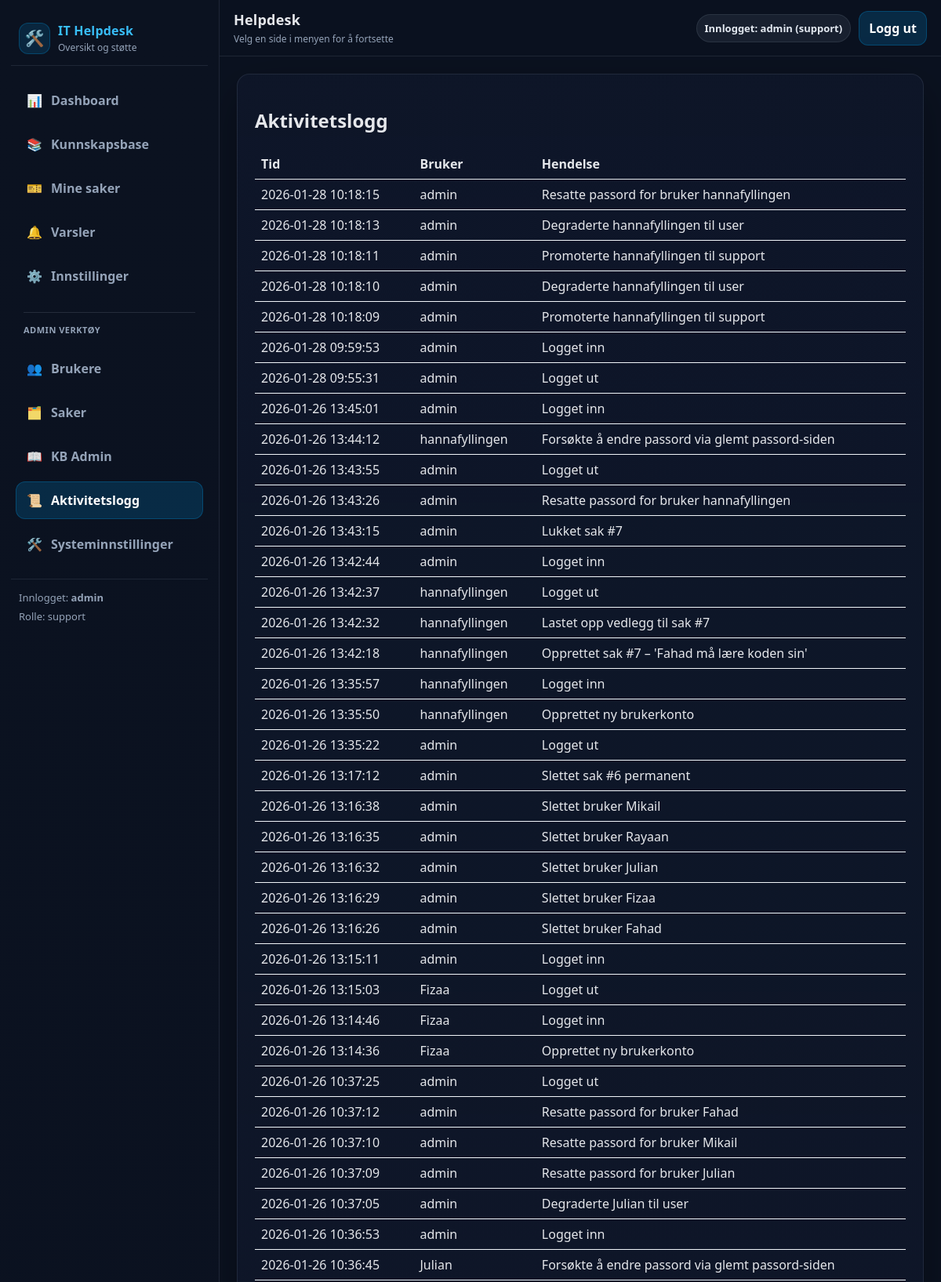
/admin/activity (signed in, upper part), run on the app's committed database.
### tables this page shows
CREATE TABLE activity (
            id INTEGER PRIMARY KEY AUTOINCREMENT,
            user TEXT NOT NULL,
            details TEXT NOT NULL,
            created_at TEXT NOT NULL DEFAULT (datetime('now'))
        );

### routes.py (the view)
@bp.route("/admin/activity")
def activity_log():
    user = current_user()
    if not user:
        return redirect(url_for("main.login"))
    if current_role() != "support":
        abort(403)
    try:
        entries = get_activity(200)
    except Exception as e:
        logger.error(f"Activity log error: {e}")
        entries = []
    return render_template("logs.html", log_entries=entries)

### __init__.py (called while the page is built)
def create_app():
    app = Flask(__name__)
    app.config.from_object(Config)
    init_mail(app)
    @app.after_request
    def set_security_headers(response):
        response.headers['X-Content-Type-Options'] = 'nosniff'
        response.headers['X-Frame-Options'] = 'DENY'
        response.headers['X-XSS-Protection'] = '1; mode=block'
        return response
    from .routes import bp
    app.register_blueprint(bp)
    return app

### db.py (called while the page is built)
def count_notifications(user: str) -> int:
    conn = _conn()
    cur = conn.cursor()
    cur.execute("SELECT COUNT(*) AS c FROM notifications WHERE user = ? AND read = 0", (user,))
    row = cur.fetchone()
    conn.close()
    return int(row["c"]) if row else 0

def get_activity(limit: int = 100) -> List[Dict[str, Any]]:
    conn = _conn()
    cur = conn.cursor()
    cur.execute("SELECT * FROM activity ORDER BY id DESC LIMIT ?", (limit,))
    rows = cur.fetchall()
    conn.close()
    return [dict(r) for r in rows]

def _conn() -> sqlite3.Connection:
    DB_PATH.parent.mkdir(parents=True, exist_ok=True)
    conn = sqlite3.connect(DB_PATH)
    conn.row_factory = sqlite3.Row
    return conn

### routes.py (called while the page is built)
def current_user():
    return session.get("user")

def current_role():
    return session.get("role")

@bp.before_app_request
def ensure_db():
    try:
        init_db()
    except Exception as e:
        logger.error(f"Database initialization failed: {e}")

@bp.context_processor
def inject_notification_count():
    if current_user():
        try:
            return {"notif_count": count_notifications(current_user())}
        except Exception:
            return {"notif_count": 0}
    return {"notif_count": 0}

### templates/logs.html
{% extends "base.html" %}
{% block content %}
<div class="card">
  <h2>Aktivitetslogg</h2>
  {% if log_entries and log_entries|length > 0 %}
    <table style="width:100%; border-collapse: collapse;">
      <thead>
        <tr>
          <th style="text-align:left; border-bottom:1px solid #e5e7eb; padding:8px;">Tid</th>
          <th style="text-align:left; border-bottom:1px solid #e5e7eb; padding:8px;">Bruker</th>
          <th style="text-align:left; border-bottom:1px solid #e5e7eb; padding:8px;">Hendelse</th>
        </tr>
      </thead>
      <tbody>
        {% for e in log_entries %}
        <tr>
          <td style="padding:8px; border-bottom:1px solid #f1f5f9;">{{ e.created_at }}</td>
          <td style="padding:8px; border-bottom:1px solid #f1f5f9;">{{ e.user }}</td>
          <td style="padding:8px; border-bottom:1px solid #f1f5f9;">{{ e.details }}</td>
        </tr>
        {% endfor %}
      </tbody>
    </table>
  {% else %}
    <p class="muted">Ingen loggoppføringer.</p>
  {% endif %}
</div>
{% endblock %}

### static/css/app.css (style rules this page uses)
:root { --bg:#0b1220; --panel:#0f172a; --panel2:#111c33; --border:rgba(148,163,184,.14); --muted:#94a3b8; --text:#e5e7eb; --primary:#0284c7; --primaryHover:#0ea5e9; --sidebarW: 280px; --topbarH: 72px; --radius: 16px; }
* { box-sizing:border-box; }
html, body { height:100%; }
body { margin:0; font-family: system-ui, -apple-system, BlinkMacSystemFont, "Segoe UI", "Apple Color Emoji", "Segoe UI Emoji", "Segoe UI Symbol", sans-serif; background:var(--bg); color:var(--text); }

### data on the page
activity: created_at "2026-01-28 10:18:15", user "admin", details "Resatte passord for bruker hannafyllingen"
activity: created_at "2026-01-28 10:18:13", user "admin", details "Degraderte hannafyllingen til user"
activity: created_at "2026-01-28 10:18:11", user "admin", details "Promoterte hannafyllingen til support"
activity: created_at "2026-01-28 10:18:10", user "admin", details "Degraderte hannafyllingen til user"
activity: created_at "2026-01-28 10:18:09", user "admin", details "Promoterte hannafyllingen til support"
activity: created_at "2026-01-28 09:59:53", user "admin", details "Logget inn"
activity: created_at "2026-01-28 09:55:31", user "admin", details "Logget ut"
activity: created_at "2026-01-26 13:45:01", user "admin", details "Logget inn"
activity: created_at "2026-01-26 13:44:12", user "hannafyllingen", details "Forsøkte å endre passord via glemt passord-siden"
activity: created_at "2026-01-26 13:43:55", user "admin", details "Logget ut"
activity: created_at "2026-01-26 13:43:26", user "admin", details "Resatte passord for bruker hannafyllingen"
activity: created_at "2026-01-26 13:43:15", user "admin", details "Lukket sak #7"
activity: created_at "2026-01-26 13:42:44", user "admin", details "Logget inn"
activity: created_at "2026-01-26 13:42:37", user "hannafyllingen", details "Logget ut"
activity: created_at "2026-01-26 13:42:32", user "hannafyllingen", details "Lastet opp vedlegg til sak #7"
activity: created_at "2026-01-26 13:42:18", user "hannafyllingen", details "Opprettet sak #7 – 'Fahad må lære koden sin'"
activity: created_at "2026-01-26 13:35:57", user "hannafyllingen", details "Logget inn"
activity: created_at "2026-01-26 13:35:50", user "hannafyllingen", details "Opprettet ny brukerkonto"
activity: created_at "2026-01-26 13:35:22", user "admin", details "Logget ut"
activity: created_at "2026-01-26 13:17:12", user "admin", details "Slettet sak #6 permanent"
activity: created_at "2026-01-26 13:16:38", user "admin", details "Slettet bruker Mikail"
activity: created_at "2026-01-26 13:16:35", user "admin", details "Slettet bruker Rayaan"
activity: created_at "2026-01-26 13:16:32", user "admin", details "Slettet bruker Julian"
activity: created_at "2026-01-26 13:16:29", user "admin", details "Slettet bruker Fizaa"
activity: created_at "2026-01-26 13:16:26", user "admin", details "Slettet bruker Fahad"
activity: created_at "2026-01-26 13:15:11", user "admin", details "Logget inn"
activity: created_at "2026-01-26 13:15:03", user "Fizaa", details "Logget ut"
activity: created_at "2026-01-26 13:14:46", user "Fizaa", details "Logget inn"
activity: created_at "2026-01-26 13:14:36", user "Fizaa", details "Opprettet ny brukerkonto"
activity: created_at "2026-01-26 10:37:25", user "admin", details "Logget ut"
activity: created_at "2026-01-26 10:37:12", user "admin", details "Resatte passord for bruker Fahad"
activity: created_at "2026-01-26 10:37:10", user "admin", details "Resatte passord for bruker Mikail"
activity: created_at "2026-01-26 10:37:09", user "admin", details "Resatte passord for bruker Julian"
activity: created_at "2026-01-26 10:37:05", user "admin", details "Degraderte Julian til user"
activity: created_at "2026-01-26 10:36:53", user "admin", details "Logget inn"
activity: created_at "2026-01-26 10:36:45", user "Julian", details "Forsøkte å endre passord via glemt passord-siden"

### other printed values
{{ session.get("user") }} "admin"
{{ session.get("role") }} "support"
